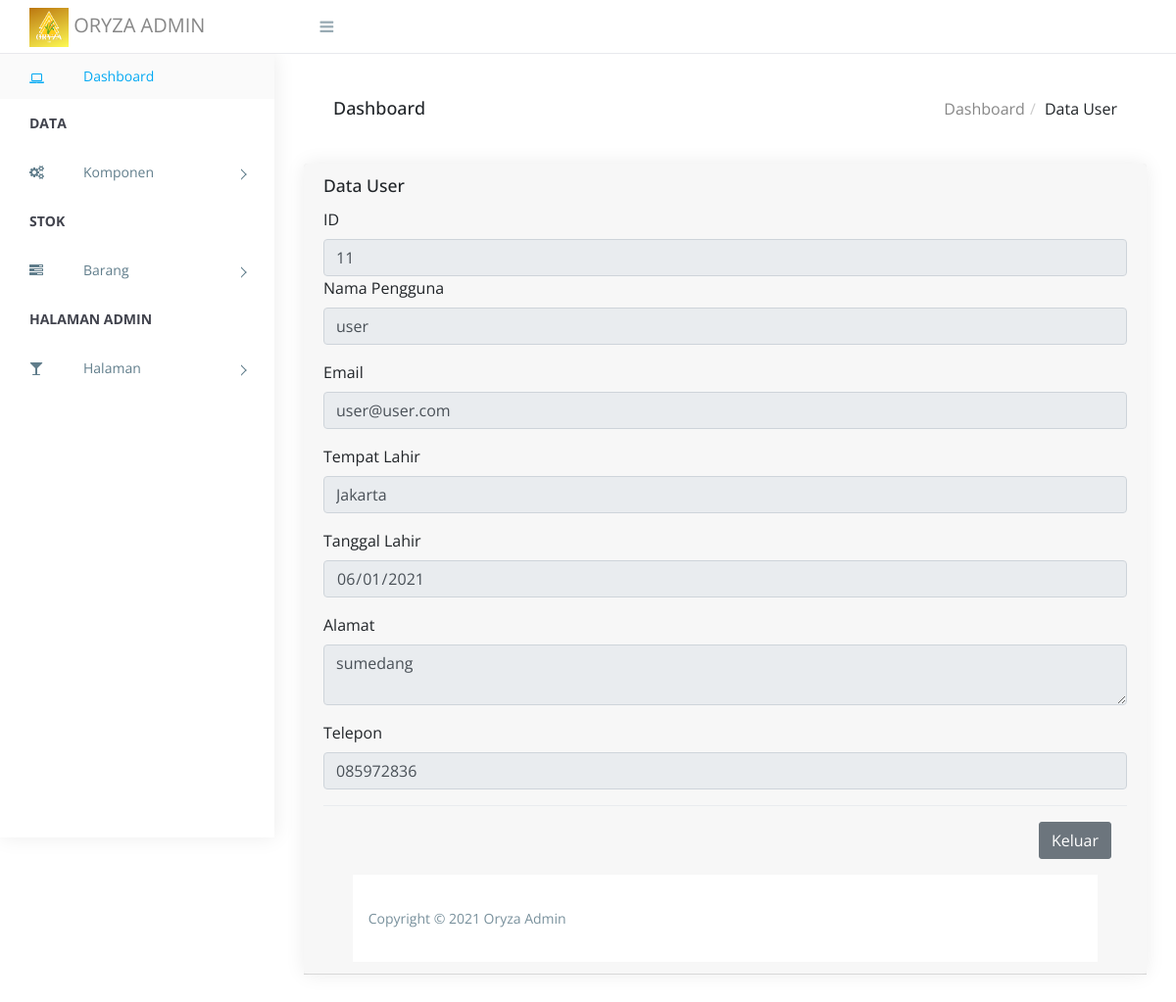
The page /admin/detailuser.php?id=11 (signed in) on the database its author committed.
### tables this page shows
CREATE TABLE `user` (
  `id` int(10) NOT NULL,
  `nama_pengguna` varchar(50) NOT NULL,
  `email` varchar(50) NOT NULL,
  `password` varchar(255) NOT NULL,
  `tempat_lahir` varchar(20) NOT NULL,
  `tanggal_lahir` date NOT NULL,
  `alamat` text NOT NULL,
  `telepon` varchar(13) NOT NULL,
  `akses` enum('admin','user') NOT NULL
);

### admin/detailuser.php (the view, shortened to what this page needs)
<?php require_once("head.php");
    require_once('../config/koneksi.php');
    if(isset($_GET['id'])){
    $edit=$_GET['id'];
    $query =mysqli_query($koneksi, "SELECT * from user where id='$edit'");
    $data =mysqli_fetch_array($query);
    }
    ?>
        <div class="breadcrumbs">
            <div class="breadcrumbs-inner">
                <div class="row m-0">
                    <div class="col-sm-4">
                        <div class="page-header float-left">
                            <div class="page-title">
                                <h1>Dashboard</h1>
                            </div>
                        </div>
                    </div>
                    <div class="col-sm-8">
                        <div class="page-header float-right">
                            <div class="page-title">
                                <ol class="breadcrumb text-right">
                                    <li><a href="index.php">Dashboard</a></li>
                                    <li class="active">Data User</li>
                                </ol>
                            </div>
                        </div>
                    </div>
                </div>
            </div>
        </div>
        <div class="content">
            <div class="animated fadeIn">
                <div class="row">
                    <div class="col-lg-12">
                        <div class="card">
                            <div class="card-header">
                                   <div class="row">
                                    <div class="col-lg-10">
                                        <h4 class="card-title">Data User</h4>
                                    </div>
                                </div>
 <div class="form-group">
        <div>
         <label for="exampleInputEmail1">ID</label>
          <input value="<?=$data['id']?>" type="text" name="nama_pengguna" class="form-control" id="exampleInputEmail1" aria-describedby="emailHelp" readonly>
        </div>
          <label for="exampleInputEmail1">Nama Pengguna</label>
          <input value="<?=$data['nama_pengguna']?>" type="text" name="nama_pengguna" class="form-control" id="exampleInputEmail1" aria-describedby="emailHelp" readonly>
        </div>
         <div class="form-group">
          <label for="exampleInputEmail1">Email</label>
          <input value="<?=$data['email']?>"" type="email" name="email" class="form-control" id="exampleInputEmail1" aria-describedby="emailHelp" readonly>
        </div>
        <div class="form-group">
          <label for="exampleInputEmail1">Tempat Lahir</label>
          <input value="<?=$data['tempat_lahir']?>""type="text" name="tempat_lahir" class="form-control" id="exampleInputEmail1" aria-describedby="emailHelp" readonly>
        </div>
        <div class="form-group">
          <label for="exampleInputEmail1">Tanggal Lahir</label>
          <input value="<?php echo $data['tanggal_lahir']?>" type="date" name="tanggal_lahir" class="form-control" id="exampleInputEmail1" aria-describedby="emailHelp" readonly>
        </div>
        <div class="form-group">
                <label for="exampleInputEmail1">Alamat</label>
                <textarea class="form-control" name="alamat" readonly><?=$data['alamat']?></textarea>
              </div>
        <div class="form-group">
          <label for="exampleInputEmail1">Telepon</label>
          <input value="<?=$data['telepon']?>"type="text" name="telepon" class="form-control" id="exampleInputEmail1" aria-describedby="emailHelp" readonly>
        </div>
          <div class="modal-footer">
            <a href="datauser.php" class="btn btn-secondary" data-dismiss="modal">Keluar</a>
          </div>
<?php require_once("footer.php"); ?>

### admin/assets/css/style.css (style rules this page uses)
body { display: table; font-family: "Open Sans", sans-serif; font-size: 16px; width: 100%; }
a, button { text-decoration: none; outline: none !important; color: #878787; -webkit-transition: all 0.25s ease; transition: all 0.25s ease; }
h1, h2, h3, h4, h5, h6 { margin: 0; }
ul, ol { padding-left: 0; }
.btn, button, input, textarea { -webkit-box-shadow: none; box-shadow: none; outline: 0 !important; }
.btn { border-radius: 3px; }
.right-panel .breadcrumbs { float: left; margin-top: 30px; padding: 0 1.875em; width: 100%; }
.right-panel .breadcrumbs .breadcrumbs-inner { background-color: #fff; }
.right-panel .page-header { min-height: 50px; margin: 0px; padding: 0px 15px; background: #ffffff; border-bottom: 0px; }
.right-panel .page-header h1 { font-size: 18px; padding: 15px 0; }
.right-panel .page-header .breadcrumb { margin: 0px; padding: 13.5px 0; background: #fff; text-transform: capitalize; }
.right-panel .page-header .breadcrumb > li + li:before { padding: 0 5px; color: #ccc; content: "/\00a0"; }
.content { float: left; padding: 1.875em; width: 100%; }
.card { margin-bottom: 1.875em; border-radius: 5px; padding: 0; border: 0px solid transparent; -webkit-box-shadow: 0 0 20px rgba(0, 0, 0, 0.08); box-shadow: 0 0 20px rgba(0, 0, 0, 0.08); }
.card h4 { font-size: 1.1rem; }
.btn, .button { display: inline-block; font-weight: 400; text-align: center; white-space: nowrap; vertical-align: middle; -webkit-transition: all .15s ease-in-out; transition: all .15s ease-in-out; border-radius: 3; cursor: pointer; }

### rows shown on the page
user: nama_pengguna "11", nama_pengguna "user", email "user@user.com", tempat_lahir "Jakarta", tanggal_lahir "06/01/2021", alamat "sumedang", telepon "085972836"
